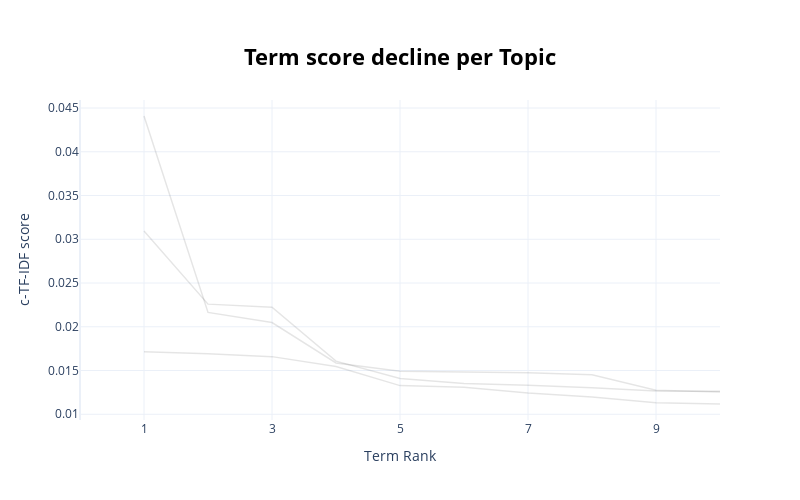

The notebook cell this image was saved under:
### Code cell
topic_model.visualize_term_rank()

### Figure 1 — Plotly figure (JSON) as saved in the notebook; plotly's stock layout.template omitted (floating-point values rounded to 4 significant figures)
{"data": [{"hovertext": "<b>Topic 0</b>:mr_thank_think_know_nato_would_russ", "line": {"color": "black", "width": 1.5}, "mode": "lines+lines", "name": "", "opacity": 0.1, "type": "scatter", "x": [1, 2, 3, 4, 5, 6, 7, 8, 9, 10], "y": [0.03095, 0.02258, 0.02223, 0.01607, 0.0141, 0.01352, 0.0133, 0.01302, 0.01265, 0.01263]}, {"hovertext": "<b>Topic 1</b>:mr_ukraine_thank_chairman_would_thi", "line": {"color": "black", "width": 1.5}, "mode": "lines+lines", "name": "", "opacity": 0.1, "type": "scatter", "x": [1, 2, 3, 4, 5, 6, 7, 8, 9, 10], "y": [0.04409, 0.02164, 0.02048, 0.01587, 0.0149, 0.01479, 0.01474, 0.01452, 0.01273, 0.01254]}, {"hovertext": "<b>Topic 2</b>:state_ukraine_russia_senator_would_", "line": {"color": "black", "width": 1.5}, "mode": "lines+lines", "name": "", "opacity": 0.1, "type": "scatter", "x": [1, 2, 3, 4, 5, 6, 7, 8, 9, 10], "y": [0.01715, 0.01691, 0.01658, 0.01545, 0.01327, 0.01309, 0.01244, 0.01196, 0.01132, 0.01117]}], "layout": {"height": 500, "hoverlabel": {"bgcolor": "white", "font": {"family": "Rockwell", "size": 16}}, "showlegend": false, "title": {"font": {"color": "Black", "size": 22}, "text": "<b>Term score decline per Topic</b>", "x": 0.5, "xanchor": "center", "y": 0.9, "yanchor": "top"}, "width": 800, "xaxis": {"dtick": 2, "range": [0, 10], "tick0": 1, "title": {"text": "Term Rank"}}, "yaxis": {"title": {"text": "c-TF-IDF score"}}}}
